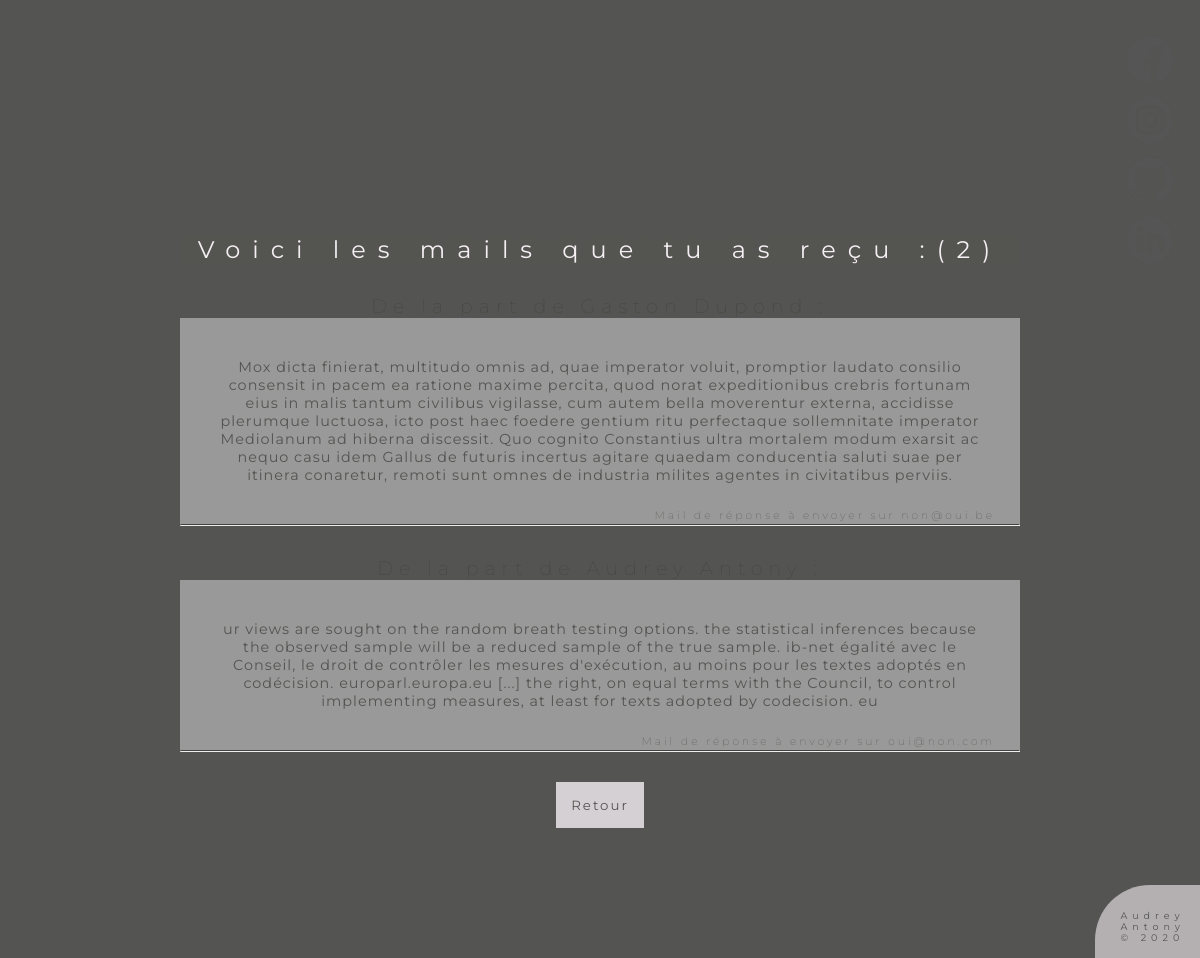
Screenshot of /files/mails.php (signed in) with the database file from the repository.
### tables this page shows
CREATE TABLE `mail` (
  `id` int(10) UNSIGNED NOT NULL,
  `nom` varchar(100) NOT NULL,
  `prenom` varchar(100) NOT NULL,
  `email` varchar(150) NOT NULL,
  `contenu` varchar(5000) NOT NULL
);

### files/content/mails.php (the view)
<section>
    <div class="contenu">
        <h1>{ Hey Me }</h1>
        <h2>Voici les mails que tu as reçu :(<?=$nb?>)</h2>
        <div id="crud">
            <?php
            if(empty($nb)){
                echo "<h4>
t'as pas reçu de mail, dindasse !
</h4>";
            }else {
                while ($item = mysqli_fetch_assoc($querymail)) {
                    ?>
                    <h5>De la part de <?=$item['prenom']." ".$item['nom']?> :</h5>
                    <p><?=html_entity_decode($item['contenu'],ENT_QUOTES)?></p>
                    <h6>Mail de réponse à envoyer sur <?=$item['email']?></h6>
                    <hr>
                    <?php
                }
            }
            ?>
            <a href="?acccrud"><button>Retour</button></a>
        </div>
</section>

### css/style.css (style rules this page uses)
* { margin: 0 auto; padding: 0; }
html, body { min-height: 100%; position: relative; margin: 0; padding: 0; box-sizing: border-box; font-family: 'Montserrat', sans-serif; }
.page { width: 100%; height: 80vh; background-blend-mode: screen; background-image: url(../img/fondaccueil.jpg); background-color: #545452; background-position: center top; background-size: cover; }
section { width: 70%; }
section .contenu { vertical-align: middle; padding: 150px 0 100px 0; }
section .contenu h1 { text-align: center; margin: 20px auto 0 auto; font-family: 'Fredericka the Great', cursive; font-size: 4.8em; font-weight: normal; color: #545452; transition: 1s; }
section .contenu h2 { text-align: center; margin: -25px auto 20px auto; letter-spacing: 12px; font-weight: normal; color: #F5EFF4; background-color: rgba(84, 84, 82, 0.4); transition: 1s; }
section .contenu p { background-color: rgba(200,200,200,0.6); padding: 40px; text-align: center; letter-spacing: 1px; font-size: 0.9em; transition: 1s; color: #545452; }
#crud { text-align: center; }
#crud h5 { font-size: 1.2em; letter-spacing: 6px; font-weight: lighter; color: #42433E; margin-top: 30px; }
#crud h6 { float: right; font-weight: lighter; letter-spacing: 3px; color: #42433E; margin: -15px 25px 0 25px; }
#crud hr { border-top: 1px solid #42433E; }
#crud button { display: inline; }
section .contenu a button { text-align: center; display: block; margin: 30px auto; padding: 15px; background-color: rgba(245, 239, 244,0.8); border: none; font-family: 'Montserrat', sans-serif; letter-spacing: 2px; transition: 1s; color: #545452; cursor: pointer; }
section .contenu a { text-decoration: none; color: inherit; }

### rows the page displays
mail: contenu "Mox dicta finierat, multitudo omnis ad, quae imperator voluit, promptior laudato consilio consensit in pacem ea ratione maxime percita, quod norat expeditionibus crebris fortunam eius in malis tantum civilibus vigilasse, cum autem bella moverentur externa, accidisse plerumque luctuosa, icto post haec foedere gentium ritu perfectaque sollemnitate imperator Mediolanum ad hiberna discessit. Quo cognito Constantius ultra mortalem modum exarsit ac nequo casu idem Gallus de futuris incertus agitare quaedam conducentia saluti suae per itinera conaretur, remoti sunt omnes de industria milites agentes in civitatibus perviis.", email "non@oui.be"
mail: contenu "ur views are sought on the random breath testing options. the statistical inferences because the observed sample will be a reduced sample of the true sample. ib-net égalité avec le Conseil, le droit de contrôler les mesures d'exécution, au moins pour les textes adoptés en codécision. europarl.europa.eu [...] the right, on equal terms with the Council, to control implementing measures, at least for texts adopted by codecision. eu", email "oui@non.com"

### other values shown
$nb "2"
